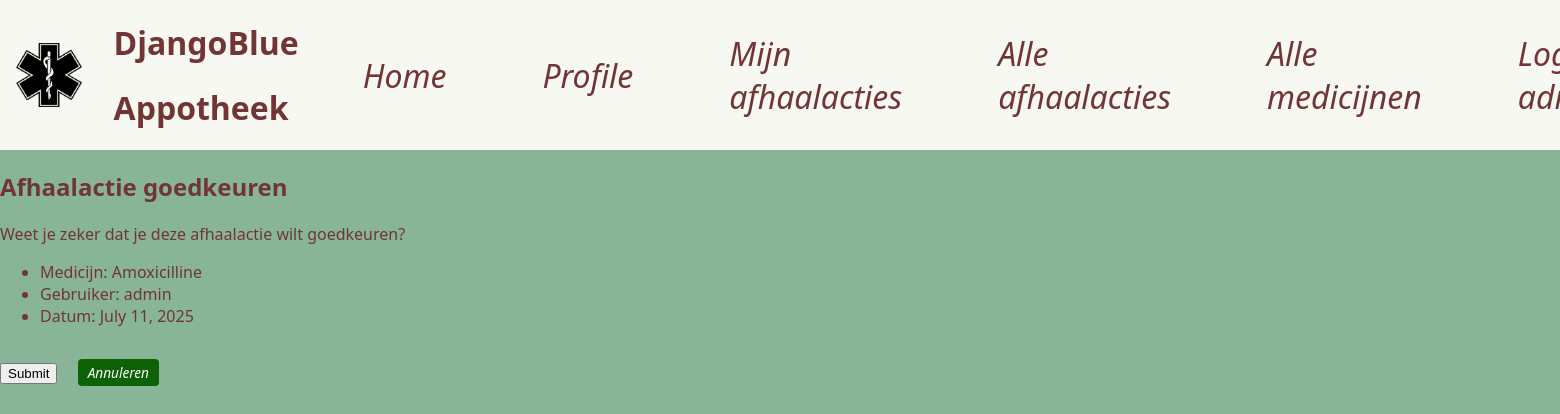
The page /beheer/collections/7/approve/ (signed in) on the database its author committed.
### base/models.py (models this page shows, shortened)
class Collection(models.Model):
    medicine = models.ForeignKey(Medicine, on_delete=models.CASCADE)
    user = models.ForeignKey(User, on_delete=models.CASCADE)
    date = models.DateField(blank=False,)
    collected = models.BooleanField(default=False)
    collected_approved = models.BooleanField(default=False)
    collected_approved_by = models.ForeignKey(User, on_delete=models.SET_NULL,
                                              related_name='approved_collections', null=True, blank=True)

class Medicine(models.Model):
    name = models.CharField(max_length=100)
    manufacturer = models.CharField(max_length=100)
    cures = models.CharField(max_length=100)
    sideEffects = models.TextField()

### base/views.py (the view)
# urls.py: path('beheer/collections/<int:pk>/approve/', views.approve_collection, name='approve_collection'),
@staff_member_required
def approve_collection(request, pk):
    collection = Collection.objects.get(pk=pk)
    if request.method == "POST":
        collection.collected_approved = True
        collection.collected_approved_by = request.user
        collection.save()
        messages.success(request, "Afhaalactie goedgekeurd.")
        return redirect('admin_collection_list')
    return render(request, "base/approve_collection.html", {"collection": collection})

### base/templates/base/approve_collection.html (shortened to what this page needs)
{% extends "base/base.html" %}
{% block content %}
  <h2>Afhaalactie goedkeuren</h2>
  <p>Weet je zeker dat je deze afhaalactie wilt goedkeuren?</p>
  <ul>
    <li>Medicijn: {{ collection.medicine.name }}</li>
    <li>Gebruiker: {{ collection.user.username }}</li>
    <li>Datum: {{ collection.date }}</li>
  </ul>
  <form method="POST">
    <input type="submit" value="Submit">
    <a href="{% url 'admin_collection_list' %}" class = "medicinepickup">Annuleren</a>
  </form>
{% endblock content %}

### base/templates/base/menu.html
{% load static %}
<div class="nav-container">
    <img src="{% static "base/img/appotheek.png" %}" alt="Logo">
    <div class="title">
        <h1>DjangoBlue</h1>
        <h1>Appotheek</h1>
    </div>
    {% if user.is_authenticated %}
        <a href="{% url 'index'%}" class = "nav-item">Home</a>
        <a href="{% url 'profile' %}" class="nav-item">Profile</a>
        <a href="{% url 'user_collections' %}" class="nav-item">Mijn afhaalacties</a>
        {% if user.is_staff %}
            <a href="{% url 'admin_collection_list' %}" class="nav-item">Alle afhaalacties</a>
            <a href="{% url 'medicine_list' %}" class="nav-item">Alle medicijnen</a>
        {% endif %}
        <a href="{% url 'logout_user' %}"> Logout {{ user.username }}</a>
    {% else %}
        <a href="{% url 'login' %}" class="nav-item">Login</a>
        <a href="{% url 'register' %}" class="nav-item">Sign up</a>
    {% endif %}
</div>

### base/static/base/css/styles.css (style rules this page uses)
body { background-color: #88b498; }

### base/static/base/css/menu.css (style rules this page uses)
body { margin: 0; font-family: 'Segoe UI', 'Roboto', 'Helvetica Neue', sans-serif; color: #723535; }
.nav-container { background-color: #f8f8f2; display: flex; align-items: center; gap: 2rem; padding-left: 1rem; }
img { height: 4rem; }
a { color: #723535; font-style: oblique; text-decoration: none; font-size: 2rem; justify-content: center; align-items: center; gap: 2rem; padding: 1rem; margin: 1rem; }

### base/static/base/css/mainpage.css (style rules this page uses)
.medicinepickup { background: #0c6204; color: white; padding: 4px 10px; font-size: 0.85rem; border-radius: 4px; font-weight: 500; text-decoration: none; transition: background-color 0.3s ease; display: inline-block; }

### rows shown on the page
Collection: medicine.name "Amoxicilline", user.username "admin", date "July 11, 2025"
